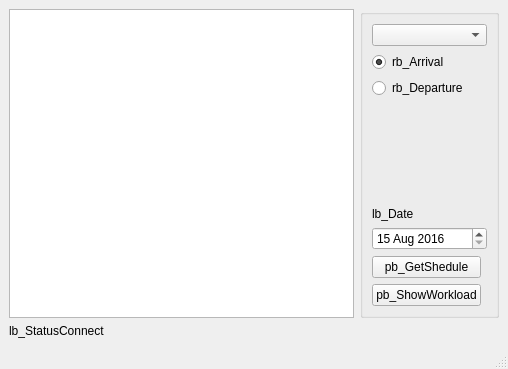
<?xml version="1.0" encoding="UTF-8"?>
<ui version="4.0">
 <class>MainWindow</class>
 <widget class="QMainWindow" name="MainWindow">
  <property name="geometry">
   <rect>
    <x>0</x>
    <y>0</y>
    <width>508</width>
    <height>369</height>
   </rect>
  </property>
  <property name="sizePolicy">
   <sizepolicy hsizetype="Expanding" vsizetype="Expanding">
    <horstretch>0</horstretch>
    <verstretch>0</verstretch>
   </sizepolicy>
  </property>
  <property name="windowTitle">
   <string>Airport Inspector</string>
  </property>
  <widget class="QWidget" name="centralwidget">
   <layout class="QGridLayout" name="gridLayout_2">
    <item row="1" column="0">
     <widget class="QLabel" name="lb_StatusConnect">
      <property name="text">
       <string>lb_StatusConnect</string>
      </property>
     </widget>
    </item>
    <item row="0" column="1">
     <widget class="QGroupBox" name="gb_ControlPanel">
      <property name="sizePolicy">
       <sizepolicy hsizetype="Preferred" vsizetype="Preferred">
        <horstretch>0</horstretch>
        <verstretch>0</verstretch>
       </sizepolicy>
      </property>
      <property name="maximumSize">
       <size>
        <width>16777215</width>
        <height>16777215</height>
       </size>
      </property>
      <layout class="QGridLayout" name="gridLayout">
       <item row="2" column="0" colspan="2">
        <widget class="QRadioButton" name="rb_Departure">
         <property name="text">
          <string>rb_Departure</string>
         </property>
        </widget>
       </item>
       <item row="0" column="0" colspan="2">
        <widget class="QComboBox" name="cb_Airports"/>
       </item>
       <item row="5" column="0" colspan="2">
        <widget class="QDateEdit" name="de_Date">
         <property name="dateTime">
          <datetime>
           <hour>12</hour>
           <minute>0</minute>
           <second>0</second>
           <year>2016</year>
           <month>8</month>
           <day>15</day>
          </datetime>
         </property>
         <property name="maximumDateTime">
          <datetime>
           <hour>17</hour>
           <minute>55</minute>
           <second>0</second>
           <year>2017</year>
           <month>9</month>
           <day>14</day>
          </datetime>
         </property>
         <property name="minimumDateTime">
          <datetime>
           <hour>23</hour>
           <minute>45</minute>
           <second>0</second>
           <year>2016</year>
           <month>8</month>
           <day>14</day>
          </datetime>
         </property>
        </widget>
       </item>
       <item row="1" column="0" colspan="2">
        <widget class="QRadioButton" name="rb_Arrival">
         <property name="text">
          <string>rb_Arrival</string>
         </property>
         <property name="checked">
          <bool>true</bool>
         </property>
        </widget>
       </item>
       <item row="6" column="0">
        <widget class="QPushButton" name="pb_GetShedule">
         <property name="text">
          <string>pb_GetShedule</string>
         </property>
        </widget>
       </item>
       <item row="4" column="0" colspan="2">
        <widget class="QLabel" name="lb_Date">
         <property name="text">
          <string>lb_Date</string>
         </property>
        </widget>
       </item>
       <item row="7" column="0">
        <widget class="QPushButton" name="pb_ShowWorkload">
         <property name="text">
          <string>pb_ShowWorkload</string>
         </property>
        </widget>
       </item>
       <item row="3" column="0">
        <spacer name="verticalSpacer">
         <property name="orientation">
          <enum>Qt::Vertical</enum>
         </property>
         <property name="sizeHint" stdset="0">
          <size>
           <width>20</width>
           <height>40</height>
          </size>
         </property>
        </spacer>
       </item>
      </layout>
     </widget>
    </item>
    <item row="0" column="0">
     <widget class="QTableView" name="tv_MainWindow">
      <property name="sizePolicy">
       <sizepolicy hsizetype="Expanding" vsizetype="Expanding">
        <horstretch>0</horstretch>
        <verstretch>0</verstretch>
       </sizepolicy>
      </property>
      <property name="minimumSize">
       <size>
        <width>0</width>
        <height>0</height>
       </size>
      </property>
     </widget>
    </item>
   </layout>
  </widget>
  <widget class="QMenuBar" name="menubar">
   <property name="geometry">
    <rect>
     <x>0</x>
     <y>0</y>
     <width>508</width>
     <height>20</height>
    </rect>
   </property>
  </widget>
  <widget class="QStatusBar" name="statusbar"/>
 </widget>
 <resources/>
 <connections/>
</ui>
